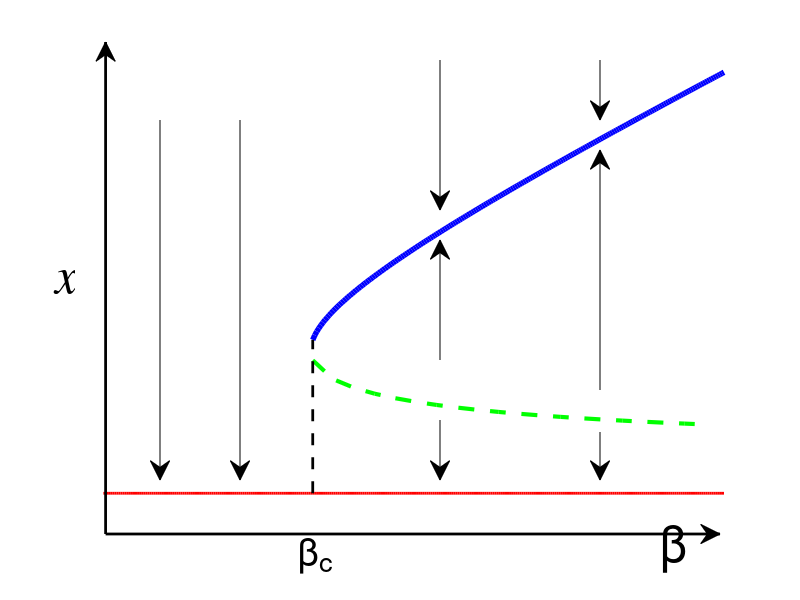

This chart was generated by the following MATLAB code:
function Figure1_b
%   Figure1_main Plots all the Figures 1 b in our paper "Universal
%   resilience patterns in complex networks".
%
%  
%   NuRsEv2.0
%   $Id: Figure1_main.m Created at 2018-2-26 11:35:29 $
%   by Jianxi Gao, RPI, Troy, NY
%   Copyright (c) 2012-2018 by Center for Complex Network Research (CCNR)

B = 1;maxbeta = 4;
beta = 0.01:0.01:maxbeta;
x(1,1:length(beta)) = 0;
x(2,1:length(beta)) = (beta+sqrt(beta.^2-4*B^2))/2/B;
x(3,1:length(beta)) = (beta-sqrt(beta.^2-4*B^2))/2/B;
figure1 = figure('color',[1 1 1]);
plot(beta,x(1,:)-0.4,'-r','LineWidth',2);hold on

plot(beta(201:length(beta)),x(2,201:length(beta)),'-b','LineWidth',4);hold on
plot(beta(201:10:length(beta)),x(3,201:10:length(beta)),'--g','LineWidth',3);hold on
plot([beta(201),beta(201)],[-0.4,x(2,201)],'--k','LineWidth',2)
ylim([-0.8,maxbeta])
xlim([1,maxbeta])


annotation(figure1,'arrow',[0.2 0.2],[0.8 0.2]);
annotation(figure1,'arrow',[0.3 0.3],[0.8 0.2]);


annotation(figure1,'arrow',[0.55 0.55],[0.9 0.65]);
annotation(figure1,'arrow',[0.75 0.75],[0.9 0.8]);

annotation(figure1,'arrow',[0.55 0.55],[0.4 0.6]);
annotation(figure1,'arrow',[0.75 0.75],[0.35 0.75]);

annotation(figure1,'arrow',[0.55 0.55],[0.3 0.2]);
annotation(figure1,'arrow',[0.75 0.75],[0.28 0.2]);

axis off
annotation('arrow',[0.132 0.132],[0.11 0.93],'LineStyle','-','color',[0 0 0],'LineWidth',2);
annotation('arrow',[0.132 0.9],[0.11 0.11],'LineStyle','-','color',[0 0 0],'LineWidth',2);
annotation(figure1,'textbox',...
    [0.824285714285713 0.0771428571428575 0.02 0.0200000000000001],...
    'String',{'\beta'},...
    'FontSize',36,...
    'FontName','Helvetica',...
    'FitBoxToText','off',...
    'EdgeColor',[1 1 1]);


annotation(figure1,'textbox',...
    [0.37178571428571 0.0542857142857199 0.04 0.0400000000000001],...
    'String',{'\beta_c'},...
    'FontSize',28,...
    'FontName','Helvetica',...
    'FitBoxToText','off',...
    'EdgeColor',[1 1 1]);


annotation(figure1,'textbox',...
    [0.0667857142857142 0.506190476190478 0.05 0.05],'String','x','FontSize',36,...
    'FontName','Times',...
    'FontAngle','italic',...
    'FitBoxToText','off',...
    'EdgeColor',[1 1 1]);


